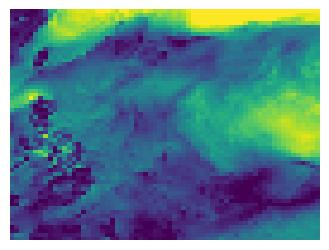
#> input picture Section_1/windspeed_timeseries/image_sequence/2023_04_25_12_00_00.jpg, 329 x 250 px, found by its file name; its folder holds 4 pictures in this run
$ jupyter execute --allow-errors Generate_image_sequence.ipynb
#> lines starting #> are read from the running program, lines starting #| are printed output that depends on the picture
[cell 1]
import xarray as xr
import numpy as np
import pandas as pd
from matplotlib import pyplot as plt

#> (a cell that did not finish here is left out)

#> (a cell that did not finish here is left out)

#> (a cell that did not finish here is left out)

[cell 5]
import os
#> (the rest of this cell did not finish here and is left out)

[cell 6]
import gc
gc.collect()

#> (a cell that did not finish here is left out)

[cell 8]
# Make dataset

import os
import cv2
from os.path import isfile, join


img_dir = "/Users/opopligher1996/workspace/master/BusinessIntelligenceTechniquesAndApplications_DSME6756/project/ConvLSTM-CNN-for-tropical-cyclone/Section_1/windspeed_timeseries/image_sequence"
suffix = '.jpg'
fname = os.listdir(img_dir)


images = []

for name in fname:

    fullpath = join(img_dir,name)

    if isfile(fullpath) and fullpath.endswith(suffix):
        img = cv2.imread(fullpath,0)
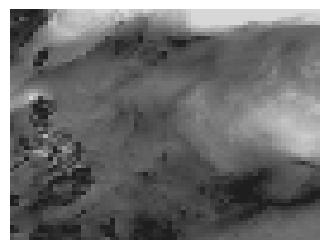
#> img: shape (250, 329); min 18, max 255, mean 118
        images.append(img)
        print(name,' done')
#> pass 2 of the loop `for name in fname:`:
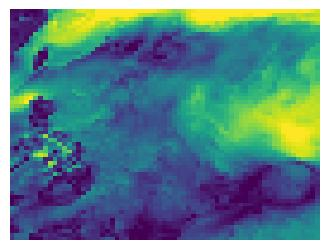
#> input picture Section_1/windspeed_timeseries/image_sequence/2023_04_25_15_00_00.jpg, 329 x 250 px, found by its file name
#> `img = cv2.imread(fullpath,0)`:
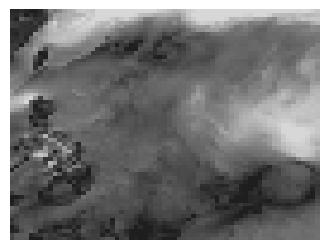
#> img: shape (250, 329); min 16, max 255, mean 122.1
#> pass 3 of the loop `for name in fname:`:
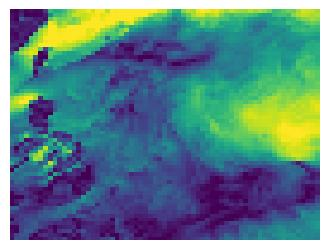
#> input picture Section_1/windspeed_timeseries/image_sequence/2023_04_25_18_00_00.jpg, 329 x 250 px, found by its file name
#> `img = cv2.imread(fullpath,0)`:
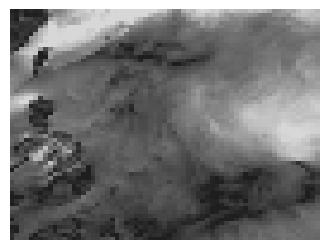
#> img: shape (250, 329); min 15, max 255, mean 122.4
#> the loop made 4 passes; the first 3 are shown


images = np.array(images)
images = images.reshape((images.shape[0], images[0].shape[0], images[0].shape[1], 1))
print(images.shape)
#| (4, 250, 329, 1)
